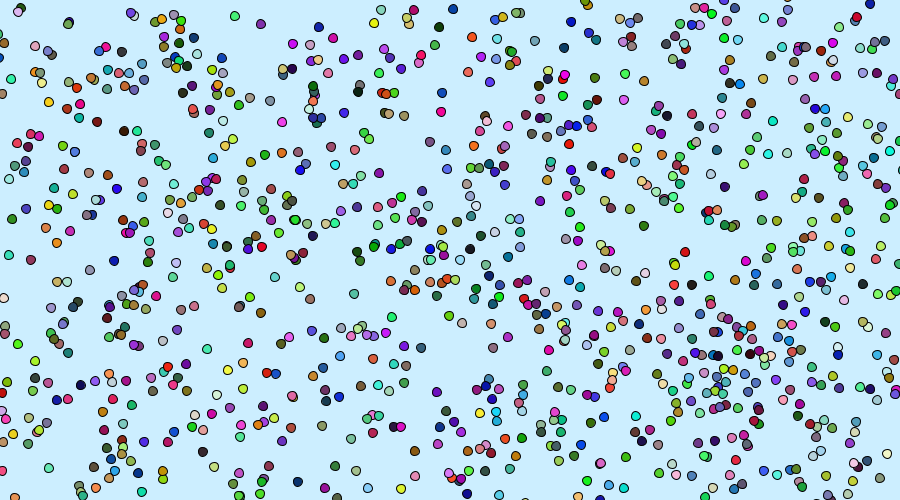
Frame 1 (no input)
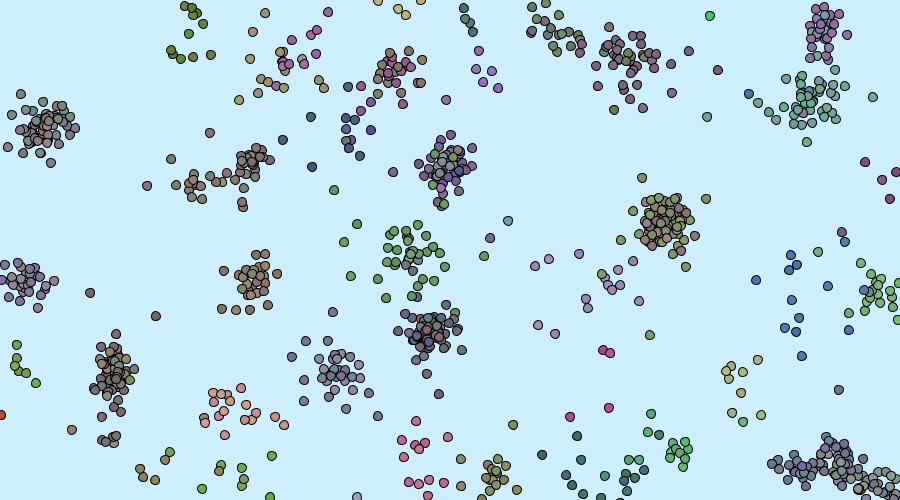
Frame 60 (the mouse pressed at the canvas centre just before this capture)
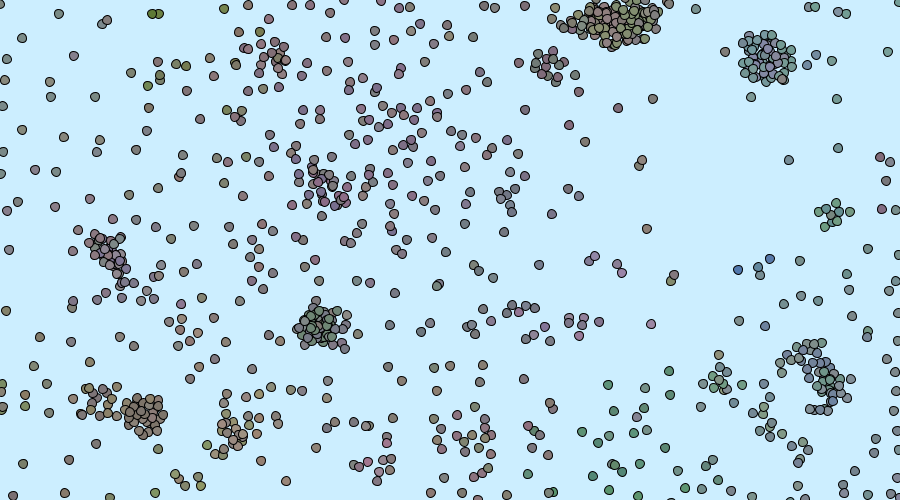
Frame 120 (the mouse held since frame 60 and released just before this capture)

The Processing sketch that drew these frames (run headless with seeded random() and noise(); from frame 60 on, the mouse is pressed at the canvas centre):

// Processing sketch: processing_9173
// ── processing_9173.pde

int NUM_OF_AGENTS = 1000;
int HORIZON = 45;
Agent[] agents = new Agent[NUM_OF_AGENTS];

void setup() {
  size(900, 500);
  ellipseMode(CENTER);
  for(int i = 0; i < NUM_OF_AGENTS; i++) {
    agents[i] = new Agent();
  }
}

void draw() {
  float sumR = 0.0;
  float sumG = 0.0;
  float sumB = 0.0;
  int numNeightbours = 1;
  background(#CCEEFF);
  for(int i = 0; i < NUM_OF_AGENTS; i++) {
    color cs = agents[i].getColor();
    sumR = red(cs)+0.0;
    sumG = green(cs)+0.0;
    sumB = blue(cs)+0.0;
    numNeightbours = 1;
    for(int j = 0; j < NUM_OF_AGENTS; j++) {
      if(j != i) {
        boolean b = agents[i].attractionLaw(agents[j]);
        if (b == true) {
          color c = agents[j].getColor();
          sumR += red(c);
          sumG += green(c);
          sumB += blue(c);
          numNeightbours += 1;
        }
      }
    }
    if(numNeightbours > 1) {
      agents[i].colorConvergenceLaw(color(round(sumR/numNeightbours), round(sumG/numNeightbours), round(sumB/numNeightbours)));
      agents[i].updateColor();
    }
    // border collision avoiding
    if(agents[i].position.x < 0.0) {
      agents[i].speed.x += 5;
    }
    else if(agents[i].position.x > width) {
      agents[i].speed.x -= 5;
    }
    if(agents[i].position.y < 0.0) {
      agents[i].speed.y += 5;
    }
    else if(agents[i].position.y > height) {
      agents[i].speed.y -= 5;
    }
    // end border collision avoiding
    // drag force
    agents[i].speed.x -= agents[i].speed.x*0.21;
    agents[i].speed.y -= agents[i].speed.y*0.21;
    // end drag force
    agents[i].updatePosition();
    fill(agents[i].getColor());
    ellipse(agents[i].position.x, agents[i].position.y, 9, 9);
  }
}

void mouseClicked() {
  for(int i = 0; i < NUM_OF_AGENTS; i++) {
    agents[i].c = color(floor(random(255)), floor(random(255)), floor(random(255)));
  }
}

class Agent {
  public color c;
  protected color nextC;
  public Vector position;
  public Vector speed;
  
  
  Agent() {
    this.position = new Vector(random(width), random(height));
    this.speed = new Vector(random(-10, 10), random(-10, 10));
    this.c = color(floor(random(255)), floor(random(255)), floor(random(255)));
  }
  
  float colorDistance(color c2) {
    float distR = red(this.c) - red(c2);
    float distG = green(this.c) - green(c2);
    float distB = blue(this.c) - blue(c2);
    return(sqrt(pow(distR, 2) + pow(distG, 2) + pow(distB, 2)));
  }
  
  boolean attractionLaw(Agent other) {
    float COEFF = 0.09;
    float d = dist(this.position.x, this.position.y, other.position.x, other.position.y);
    if(d > HORIZON) {
      // return false if other is over the horizon
      return false;
    }
    
    float f = (10 - 0.1*colorDistance(other.c))*COEFF;
    if(f < (-10.0)*COEFF) {
      f = (-10.0)*COEFF;
    }
    if(colorDistance(other.c) < 20) {
      f = (-5.0)*COEFF;
    }
    
    // collision avoiding
    if(d < 20) {
      f -= (100/(d+1)-(100/21))*COEFF;
    }
    Vector attractionForce = new Vector(f*((other.position.x-this.position.x)/d), f*((other.position.y-this.position.y)/d));
    this.speed.x += attractionForce.x;
    this.speed.y += attractionForce.y;
    if(d < 40) {
      return true;
    }
    return false;
  }
  
  void colorConvergenceLaw(color averageColor) {
    float COEFF = 0.05;
    float distR = red(averageColor) - red(this.c);
    float distG = green(averageColor) - green(this.c);
    float distB = blue(averageColor) - blue(this.c);
    int r = round(red(this.c) + COEFF*distR);
    int g = round(green(this.c) + COEFF*distG);
    int b = round(blue(this.c) + COEFF*distB);
    this.nextC = color(r, g, b);
  }
  
  color getColor() {
    return this.c;
  }
  
  void updateColor() {
    this.c = this.nextC;
  }
  
  void updatePosition() {
    this.position.x += this.speed.x;
    this.position.y += this.speed.y;
  }
}

class Vector {
  public float x;
  public float y;
  
  Vector(float x, float y) {
    this.x = x;
    this.y = y;
  }
}
